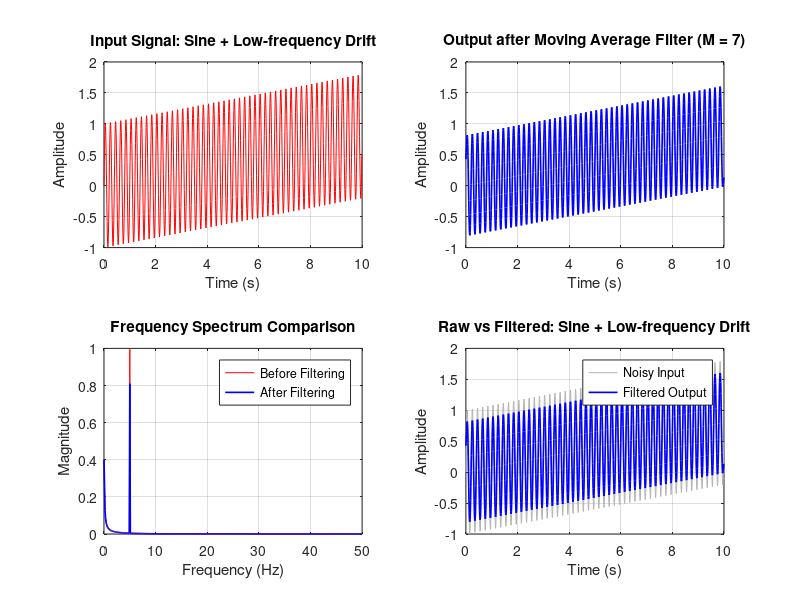

The MATLAB source for this figure: (Note: this script raises an error after producing the figure.)

clc;
clear;
close all;

%% 1. INPUT SIGNAL
fs = 100;
t = 0:1/fs:9.99;
N = length(t);

rng(1);

% Case 1: Sine + Random Noise
s1 = sin(2*pi*1*t);
x1 = s1 + 0.25*randn(size(t));

% Case 2: Sine + High-frequency Noise
s2 = sin(2*pi*1*t);
x2 = s2 + 0.35*sin(2*pi*20*t);

% Case 3: Step + Random Noise
s3 = double(t >= 5);
x3 = s3 + 0.2*randn(size(t));

% Case 4: Sine + Spike Noise
s4 = sin(2*pi*1*t);
x4 = s4;
idx4 = [100 300 600 800];
x4(idx4) = x4(idx4) + [2 -2 2 -2];

% Case 5: Sine + Low-frequency Drift
s5 = sin(2*pi*5*t);
x5 = s5 + 0.8*(t/max(t));

% Case 6: Spike Noise + High-frequency Noise 
s6 = sin(2*pi*1*t);
x6 = s6 + 0.25*sin(2*pi*20*t);
idx6 = [100 300 600 800];
x6(idx6) = x6(idx6) + [2 -2 2 -2];

% Store all signals
cleanSignals = [s1; s2; s3; s4; s5; s6];
inputSignals = [x1; x2; x3; x4; x5; x6];

signalNames = {
    'Sine + Random Noise'
    'Sine + High-frequency Noise'
    'Step + Random Noise'
    'Sine + Spike Noise'
    'Sine + Low-frequency Drift'
    'Spike Noise + High-frequency Noise'
};

%% 2. SELECT INPUT SIGNAL
fprintf('============================================\n');
fprintf('       Moving Average Filter System\n');
fprintf('============================================\n');
fprintf('1. Sine + Random Noise\n');
fprintf('2. Sine + High-frequency Noise\n');
fprintf('3. Step + Random Noise\n');
fprintf('4. Sine + Spike Noise\n');
fprintf('5. Sine + Low-frequency Drift\n');
fprintf('6. Spike Noise + High-frequency Noise \n');

choice = input('Select signal (1-6): ');

if isempty(choice) || ~isscalar(choice) || ...
        ~isfinite(choice) || choice ~= floor(choice) || ...
        choice < 1 || choice > 6
    error('Please select a valid signal from 1 to 6.');
end

s = cleanSignals(choice,:);
x = inputSignals(choice,:);
signalName = signalNames{choice};

%% 3. MOVING AVERAGE FILTER
% Moving Average; window size M = 7
M = 7;

y = movmean(x, M);


%% 4. MSE CALCULATION
mseBefore = mean((x - s).^2);
mseAfter = mean((y - s).^2);

fprintf('\n========== MSE RESULTS ==========\n');
fprintf('Selected Signal: %s\n', signalName);
fprintf('MSE Before Filtering = %.6f\n', mseBefore);
fprintf('MSE After Filtering  = %.6f\n', mseAfter);

if mseAfter < mseBefore
    fprintf('Result: Moving Average filter reduced the MSE.\n');
elseif mseAfter > mseBefore
    fprintf('Result: Moving Average filter increased the MSE.\n');
else
    fprintf('Result: MSE remained unchanged.\n');
end
fprintf('=================================\n');


%% 5. FREQUENCY SPECTRUM
Xfft = fft(x);
Yfft = fft(y);

halfN = floor(N/2) + 1;
f = (0:halfN-1)*(fs/N);

Xmag = abs(Xfft(1:halfN))/N;
Ymag = abs(Yfft(1:halfN))/N;

% Convert to one-sided amplitude spectrum
if rem(N,2) == 0
    Xmag(2:end-1) = 2*Xmag(2:end-1);
    Ymag(2:end-1) = 2*Ymag(2:end-1);
else
    Xmag(2:end) = 2*Xmag(2:end);
    Ymag(2:end) = 2*Ymag(2:end);
end

%% 6. PLOT RESULTS
figure('Name','Moving Average Filter System', ...
       'NumberTitle','off');

% Plot 1: Input Signal
subplot(2,2,1);
plot(t,x,'r');
grid on;
title(['Input Signal: ' signalName]);
xlabel('Time (s)');
ylabel('Amplitude');

% Plot 2: Filtered Output
subplot(2,2,2);
plot(t,y,'b','LineWidth',1.2);
grid on;
title('Output after Moving Average Filter (M = 7)');
xlabel('Time (s)');
ylabel('Amplitude');

% Plot 3: Frequency Spectrum Comparison
subplot(2,2,3);
plot(f,Xmag,'r');
hold on;
plot(f,Ymag,'b','LineWidth',1.2);
hold off;
grid on;
title('Frequency Spectrum Comparison');
xlabel('Frequency (Hz)');
ylabel('Magnitude');
legend('Before Filtering','After Filtering');
xlim([0 fs/2]);

% Plot 4: Raw vs Filtered
subplot(2,2,4);
plot(t,x,'Color',[0.7 0.7 0.7]);
hold on;
plot(t,y,'b','LineWidth',1.2);
hold off;
grid on;
title(['Raw vs Filtered: ' signalName]);
xlabel('Time (s)');
ylabel('Amplitude');
legend('Noisy Input','Filtered Output', ...
       'Location','best');

sgtitle('Moving Average Filter System');
